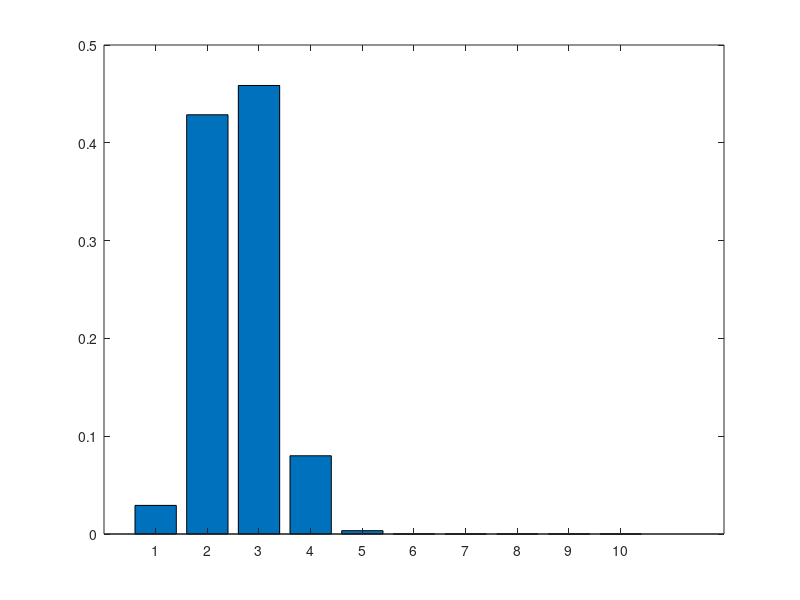
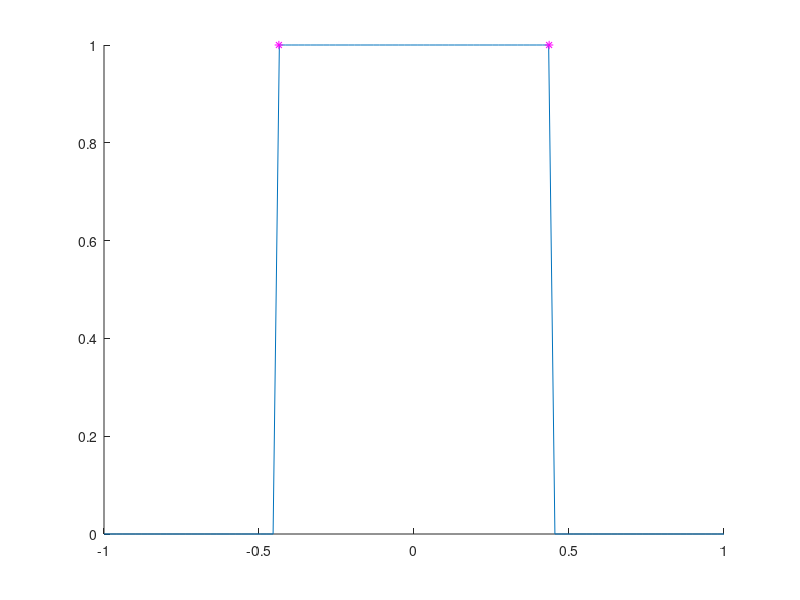
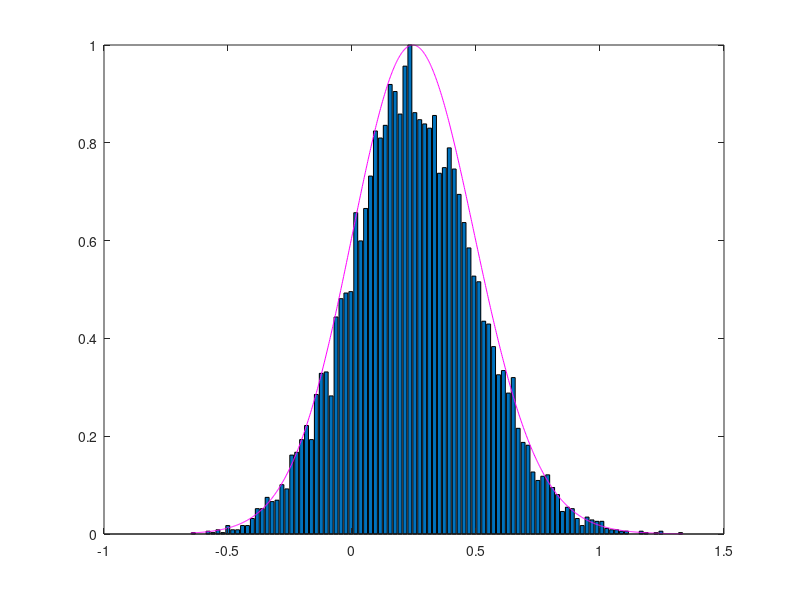

Write the MATLAB code that produced these figures, in order.
% Section 1
% Code to compute the count distribution for a renewal process with
% Gamma-distributed intervals.
%
% Section 2
% A test of the formula to compute bounds on r23 given r12 and r23.
%
% Section 3
% Playing around with Cauchy random variables and confidence intervals for
% the ratio of two independent normals.

%%
% Section 1
%
% Code to compute the count distribution for a renewal process with
% Gamma-distributed intervals.

% User-defined parmeters:
t = 50;  % Counting window length
a = 5; % First parameter of Gamma distn. (mean of exponentials).
b = 5; % Second parameter of Gamma (number of exponentials convolved).
maxspikes = 5*t/(a*b); 
% Largest number of spikes that we're going to consider as possible in a
% window of length 't'.  No just a big number - no principled reason for
% this choice.

%----------------------------
% Computing 1-CDF of count distribution using fact that:
% P(N(t)>=k) = P(Wk<=t)
% where N(t) is count in a window of length t
% and Wk is waiting time to kth renewal (in this case gamma with parameter
% k*b.
x = zeros(maxspikes,1);
for k = 1:maxspikes
    x(k) = gamcdf(t,k*b,a);
end
x = [1;x];  % P(N(t) >= 0) = 1
% x(k) is now P(N(t) > k)
countcdf = 1-x;
countpdf = diff(countcdf);
bar(countpdf);  % here it is

% As a sanity check we comparing this
% distribution against the Poisson (set b = 1 for Poisson process)
if (b == 1)
    pdf = poisspdf([0:maxspikes],t/a);
    hold on;
    plot(pdf,'y*');
end

%%
% Section 2

% Assume three random variables.  If we fix the correlation between
% variables 1 and 2 and we fix the correlation between variables 1 and 3,
% what can we say about the allowable correlations between variables 2 and
% 3?

r12 = -.9;
r13 = 0;
% Here are the bounds on r23 (the correlation between rvs 2 and 3)
bnds = [cos(acos(r12)-acos(r13)) cos(acos(r12)+acos(r13))];

% Now let's test it to make sure i haven't gotten it wrong.
% Building a series of correlation matrices with the values of r12 and r13
% given above.  Then, trying many different values for r23 and seeing if we
% get a legitimate correlation matrix (postive semi-definite).
cormat = eye(3);
cormat(1,2) = r12; cormat(2,1) = r12;
cormat(1,3) = r13; cormat(3,1) = r13;

testrs = linspace(-1,1,100);
success = nan*ones(1,length(testrs));
for i = 1:length(testrs)
    cormat(2,3) = testrs(i); cormat(3,2) = testrs(i);
    success(i) = det(cormat)>=0;
end

figure; axes; hold on;
plot(testrs,success);
plot(bnds,[1 1],'m*');

%%
% Section 3
% Playing around with Cauchy random variables and confidence intervals for
% the ratio of two independent normals.

muX = 10;
muY = 40;
sigmaX = 10;
sigmaY = 4;

% First, a Monte Carlo simulation
niter = 10000;
X = normrnd(muX, sigmaX, niter, 1);
Y = normrnd(muY, sigmaY, niter, 1);
Z = X./Y;
figure;
[n,x] = hist(Z,100);
bar(x,n./max(n));
hold on;

% Now using the formulas from Kamerund 1978
z = linspace(min(Z),max(Z),1000);
w = (sigmaY/sigmaX)*z;  % w is a scaled version of z
s = 1./sqrt(w.^2+1);
k = (muX/sigmaX.*w+muY/sigmaY).*s.^2;
M = -.5*(muY/sigmaY.*w-muX/sigmaX).^2.*s.^2;
Q = k.*s.*sqrt(2*pi).*(1-2.*normcdf(-k./s))+(2*s.^2.*exp(-k.^2./(2*s.^2)));

fg = 1/(2*pi).*Q.*exp(M);
fz = (sigmaY/sigmaX)*fg;
fz = fz./sum(fz);
plot(z,fz./max(fz),'m-');

% CDF
Fz = cumsum(fz);
CI = interp1(Fz,z,[.025 .975])
